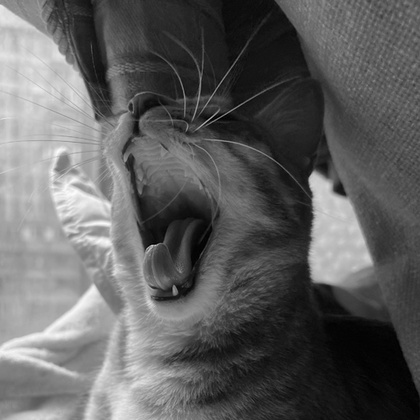
%> input picture week6/cat1.jpg, 420 x 420 px, shrunk from 512 x 512 before the run
$ octave p1.m   (GNU Octave 9; MATLAB toolbox functions it lacks are replaced by stand-ins)
%> lines starting %> are read from the running program, lines starting %| are printed output that depends on the picture; in (x1, y1, x2, y2) boxes, pixels count from 0 and x2, y2 are one past the last pixel; in counts of white or black regions, pixels touching at a corner belong together; the program's own positions count from 1
% im1, im2
im1 = double(imread('./cat1.jpg'));
%> im1: size 420x420x3 double; min 0, max 253, mean 96.1; mean of the top-left, top-right, bottom-left and bottom-right quarters 119.3, 68.4, 140.2, 56.4
im2 = double(imread('./cat2.jpg'));
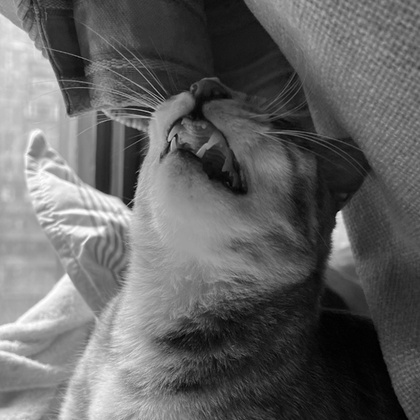
%> input picture week6/cat2.jpg, 420 x 420 px, shrunk from 512 x 512 before the run
%> im2: size 420x420x3 double; min 0, max 255, mean 100.4; mean of the top-left, top-right, bottom-left and bottom-right quarters 116, 81.1, 151.1, 53.3

% 0.299 * R + 0.587 * G + 0.114 * B
Im1 = rgb2gray(im1/255);
Im2 = rgb2gray(im2/255);

figure, imshow(Im1);
colormap(gray(256))

figure, imshow(Im2);
colormap(gray(256))

% 2D FFT

IM1 = fft2(Im1);
IM2 = fft2(Im2);

% lowpass mask L and highpass mask L2

M = size(im1, 1);
%> M = 420
N = size(im1, 2);
%> N = 420
th = N / 30;
%> th = 14
L = zeros(size(Im1));

for i = 1 : M
    for j = 1 : N
        if (i + j - 2 <= th) || (M - i + j - 1 <= th) || (N - j + i - 1 <= th) || (N - j + M - i <= th)
            L(i, j) = 1;
        end
    end
end
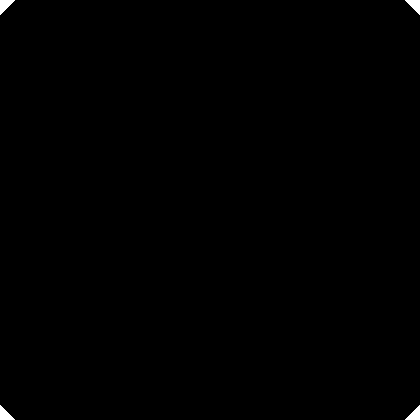
%> L: size 420x420 double; values 0 (black) and 1 (white), 0.27% white; 4 white regions, box (x1, y1, x2, y2) and area: (0, 0, 15, 15) 120, (405, 0, 420, 15) 120, (0, 405, 15, 420) 120, (405, 405, 420, 420) 120

L2 = 1 - L;

% combine and show result

IM1 = IM1 .* L;
IM2 = IM2 .* L2;

IM_result = IM1 + IM2;
im_result = ifft2(IM_result);

figure, imshow(im_result);
%> after `imshow(im_result)`:
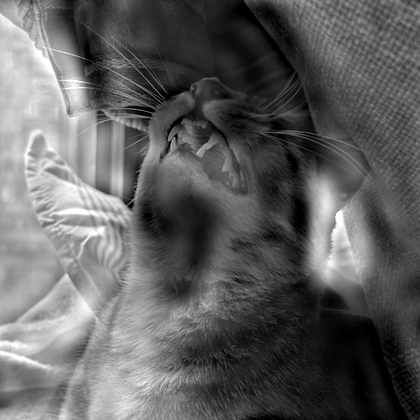
%> displayed picture: size 420x420, on the screen's scale of 0 to 255; min 0, max 255, mean 96.2
colormap(gray(256))
